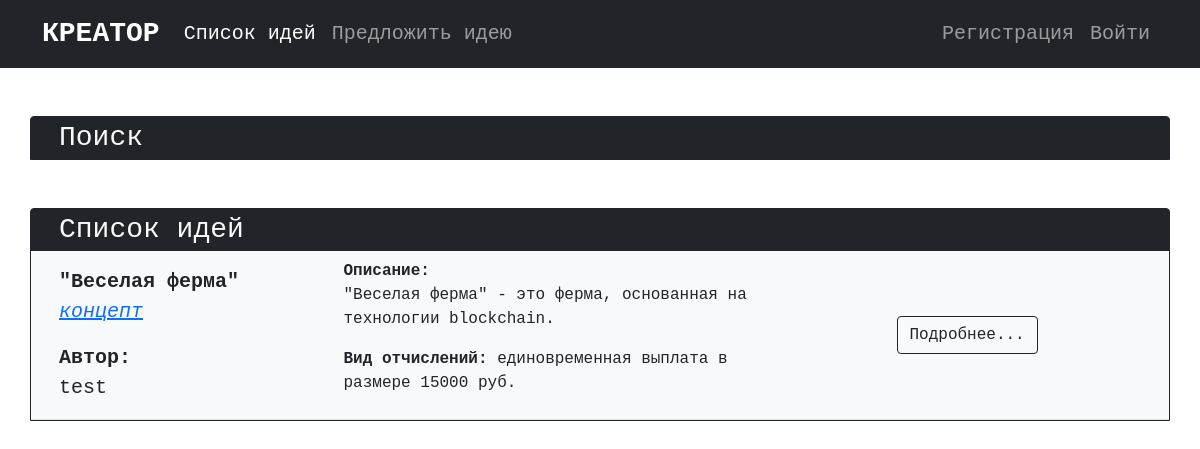
Page /ideas.php?search=2 on the committed database.
### tables this page shows
CREATE TABLE `ideas` (
  `IdeaID` int NOT NULL,
  `Title` text NOT NULL,
  `CategoryID` int NOT NULL,
  `Description` text NOT NULL,
  `UserID` int NOT NULL,
  `FeeID` int NOT NULL,
  `FeeAmount` int NOT NULL,
  `StageID` int NOT NULL
);

CREATE TABLE `stages` (
  `StageID` int NOT NULL,
  `Title` text NOT NULL
);

CREATE TABLE `users` (
  `UserID` int NOT NULL,
  `FIO` text NOT NULL,
  `Login` varchar(20) NOT NULL,
  `Password` varchar(40) NOT NULL,
  `E-mail` varchar(40) NOT NULL,
  `Career` text NOT NULL,
  `Status` int NOT NULL
);

CREATE TABLE `fees` (
  `FeeID` int NOT NULL,
  `Title` text NOT NULL
);

### ideas.php (the view, shortened to what this page needs)
<html>
    <head>
        <link href="https://cdn.jsdelivr.net/npm/bootstrap@5.1.3/dist/css/bootstrap.min.css" rel="stylesheet">
    </head>
    <body class="font-monospace">
        <nav class="navbar navbar-expand-lg navbar-dark bg-dark">
            <div class="container">
                <a class="navbar-brand fs-3 fw-bold" href="/">КРЕАТОР</a>
                <div class="collapse navbar-collapse fs-5" id="navbarContent">
                    <ul class="navbar-nav me-auto">
                        <li class="nav-item">
                            <a class="nav-link active" aria-current="page" href="/ideas.php">Список идей</a>
                        </li>
                        <li class="nav-item">
                            <a class="nav-link" href="/suggest.php">Предложить идею</a>
                        </li>
                    </ul>
                    <ul class="navbar-nav">
                    <?php
                        if (!isset($_SESSION['userid']))
                        {
                            echo '<li class="nav-item">
                                <a class="nav-link" href="/registration.php">Регистрация</a>
                            </li>
                            <li class="nav-item">
                                <a class="nav-link" href="/login.php">Войти</a>
                            </li>';
                        }
                    ?>
                    </ul>
                </div>
            </div>
        </nav>
        <div class="container mt-5 mb-5 border border-dark rounded-top bg-dark">
            <div class="row text-light fs-3 ms-3" type="button" data-bs-toggle="collapse" data-bs-target="#searchIdea" aria-expanded="false" aria-controls="searchIdea">Поиск</div>
                        <?php
                            $database = mysqli_connect('localhost', 'root', '', 'creator');
                            $result = mysqli_query($database, "SELECT * FROM `stages`");
                        ?>
        </div>
        <div class="container mt-5 mb-5 border border-dark rounded-top bg-dark">
            <div class="row text-light fs-3 ms-3">Список идей</div>
            <?php
                $search = $_GET['search'];
                if (!isset($search))
                {
                    $result = mysqli_query($database, "SELECT * FROM `ideas`");
                }
                else
                {
                    $result = mysqli_query($database, "SELECT * FROM `ideas` WHERE `stageid` = $search");
                }
                if (mysqli_num_rows($result) > 0)
                {
                    while ($row = mysqli_fetch_row($result))
                    {
                        echo '<div class="row bg-light align-items-center border-bottom">';
                        echo '<div class="col-3 fs-5 ms-3 pt-3">';
                        echo '<p><b>'.$row[1];
                        $stage = mysqli_fetch_row(mysqli_query($database, "SELECT * FROM `stages` WHERE `stageid` = $row[7]"));
                        echo '</b><br><i><a href="/ideas.php?search='.$stage[0].'" class="link-primary">'.$stage[1].'</a></i></p>';
                        $author = mysqli_fetch_row(mysqli_query($database, "SELECT `login` FROM `users` WHERE `userid` = $row[4]"));
                        echo '<p><b>Автор:</b><br>'.$author[0].'</p>';
                        echo '</div>';
                        echo '<div class="col-5 fs-6">';
                        echo '<p><b>Описание:</b><br>'.$row[3].'</p>';
                        $fee = mysqli_fetch_row(mysqli_query($database, "SELECT * FROM `fees` WHERE `feeid` = $row[5]"));
                        if ($fee[0] == 1) { $fee_type = ' руб.'; }
                        else { $fee_type = '%'; }
                        echo '<p><b>Вид отчислений: </b>'.$fee[1].' в размере '.$row[6], $fee_type.'</p>';
                        echo '</div>';
                        echo '<div class="col-3 ms-auto">';
                        echo '<a class="btn btn-outline-dark" href="/idea.php?id='.$row[0].'" role="button">Подробнее...</a>';
                        echo '</div>';
                        echo '</div>';
                    }
                }
                else
                {
                    echo '<div class="row bg-light">';
                    echo '<p class=" fs-5 ms-3 pt-3">нет идей ;(</p>';
                    echo '</div>';
                }
            ?>
        </div>
    </body>
</html>

### rows in the picture
ideas: Title "\"Веселая ферма\"", StageID.Title "концепт", UserID.Login "test", Description "\"Веселая ферма\" - это ферма, основанная на технологии blockchain.", FeeID.Title "единовременная выплата", FeeAmount "15000", FeeID.FeeID "руб."
